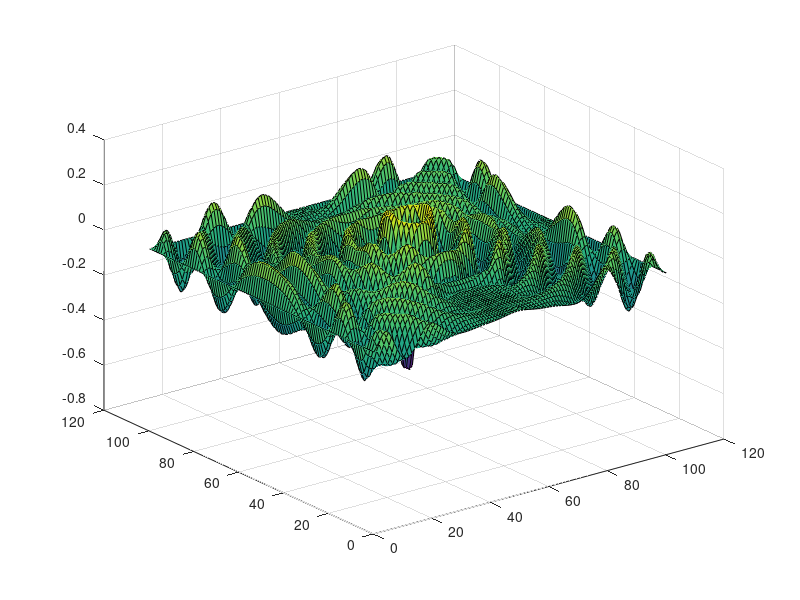

Recreate this plot in MATLAB.
clc
clear


e0=8.85418781762e-12;
m0=1.256637061436e-06;
c0 = 3*10^8;

f0 = 10*10^9;
lambda0 = c0/f0;

X_m = 10*lambda0;
Y_m = 10*lambda0;

% Cylinder position and characteristics
x0 = 3*lambda0;
R = lambda0;
e_r = 3.4;
sigma_r = 1.2;

dx = lambda0/10;
dy = lambda0/10;
N_x = ceil(X_m/dx);
N_y = ceil(Y_m/dy);

Tmax = 10/f0;
dt = 0.9*dx/(sqrt(2)*c0);
N_T = ceil(Tmax/dt);

% TM: Ez, Hx, Hy
Ez = zeros(N_x+1, N_y+1);
Hx = zeros(N_x+1, N_y);
Hy = zeros(N_x, N_y+1);

e = e0*ones(N_x+1, N_y+1);
sigma = zeros(N_x+1, N_y+1);

% Create the cylinder
n_lambda = lambda0/dx;
i0 = N_x/2 - 3*n_lambda;
j0 = N_y/2;
r = n_lambda;
for i = 1:N_x+1
    for j = 1:N_y+1
        if sqrt((i-i0)^2 + (j-j0)^2) <= r
            e(i, j) = e_r*e0;
            sigma(i, j) = sigma_r;
        end
    end
end

% surf(e) % Visualize the space
% surf(sigma) % Visualize the space

Ca = (2*e-dt*sigma)./(2*e+dt*sigma);
Cb = (2*dt./(2*e + dt * sigma))*(1/dx);
Da = dt/(m0*dy);
Db = dt/(m0*dx);

% % Without boundary conditions (zero)
% for t = 0:dt:Tmax
%     for i = 2:N_x
%         for j = 2:N_y
%             Ez(i, j) = Ca(i, j)*Ez(i, j) + Cb(i, j)*(Hy(i, j)-Hy(i-1, j) ...
%                 + Hx(i,j-1) - Hx(i, j));
%         end
%     end
% 
% 
%     Ez(N_x/2, N_y/2) = sin(2*pi*f0*t);
% 
%     for i = 2:N_x
%         for j = 1:N_y
%             Hx(i, j) = Hx(i, j) - Da*(Ez(i, j+1) - Ez(i, j));
%         end
%     end
% 
%     for i = 1:N_x
%         for j = 2:N_y
%             Hy(i, j) = Hy(i, j) + Db*(Ez(i+1, j) - Ez(i, j));
%         end
%     end
%     
%     surf(Ez);
%     colormap default;
%     drawnow;
% 
% end


% % With first order Mur boundary conditions
% for t = 0:dt:Tmax
%     for i = 1:N_x+1
%         E2yprev = Ez(i, 2);
%         ENyprev = Ez(i, N_y);
%         for j = 1:N_y+1
%             E2xprev = Ez(2, j);
%             ENxprev = Ez(N_x, j);
%             if (i ~= 1) && (j ~= 1) && (i ~= N_x+1) && (j ~= N_y+1)
%                 Ez(i, j) = Ca(i, j)*Ez(i, j) + Cb(i, j)*(Hy(i, j)-Hy(i-1, j) ...
%                     + Hx(i,j-1) - Hx(i, j));
%             end
%             Ez(1, j) = E2xprev + ((c0*dt-dx)/(c0*dt+dx))*(Ez(2, j) - Ez(1, j));
%             Ez(N_x+1, j) = ENxprev + ((c0*dt-dx)/(c0*dt+dx))*(Ez(N_x, j) - Ez(N_x+1, j));
%         end
%         Ez(i, 1) = E2yprev + ((c0*dt-dx)/(c0*dt+dx))*(Ez(i, 2) - Ez(i, 1));
%         Ez(i, N_y+1) = ENyprev + ((c0*dt-dx)/(c0*dt+dx))*(Ez(i, N_y) - Ez(i, N_y+1));
%     end
% 
% 
%     Ez(N_x/2, N_y/2) = sin(2*pi*f0*t);
% 
%     for i = 1:N_x+1
%         for j = 1:N_y
%             Hx(i, j) = Hx(i, j) - Da*(Ez(i, j+1) - Ez(i, j));
%         end
%     end
% 
%     for i = 1:N_x
%         for j = 1:N_y+1
%             Hy(i, j) = Hy(i, j) + Db*(Ez(i+1, j) - Ez(i, j));
%         end
%     end
%     
%     surf(Ez);
%     colormap default;
%     drawnow;
% 
% end


% % With second order Mur boundary conditions
% 
% Ez1_t1_x = Ez(1,:);
% Ez2_t1_x = Ez(2, :);
% Ezmax_t1_x = Ez(N_x+1,:);
% Ezmax2_t1_x = Ez(N_x, :);
% Ez1_t1_y = Ez(:,1);
% Ez2_t1_y = Ez(:, 2);
% Ezmax_t1_y = Ez(:, N_y+1);
% Ezmax2_t1_y = Ez(:, N_y);
% 
% for t = 0:dt:Tmax
%     Ez1_t2_x = Ez1_t1_x;
%     Ez1_t1_x = Ez(1,:);
%     Ez2_t2_x = Ez2_t1_x;
%     Ez2_t1_x = Ez(2, :);
% 
%     Ezmax_t2_x = Ezmax_t1_x;
%     Ezmax_t1_x = Ez(N_x+1,:);
%     Ezmax2_t2_x = Ezmax2_t1_x;
%     Ezmax2_t1_x = Ez(N_x, :);
% 
%     Ez1_t2_y = Ez1_t1_y;
%     Ez1_t1_y = Ez(:,1);
%     Ez2_t2_y = Ez2_t1_y;
%     Ez2_t1_y = Ez(:, 2);
% 
%     Ezmax_t2_y = Ezmax_t1_y;
%     Ezmax_t1_y = Ez(:, N_y+1);
%     Ezmax2_t2_y = Ezmax2_t1_y;
%     Ezmax2_t1_y = Ez(:, N_y);
% 
% 
%     for i = 2:N_x
%         for j = 2:N_y
%             Ez(i, j) = Ca(i, j)*Ez(i, j) + Cb(i, j)*(Hy(i, j)-Hy(i-1, j) ...
%                 + Hx(i,j-1) - Hx(i, j));
% 
%             Ez(1, j) = -Ez2_t2_x(j)-((dx-c0*dt)/(dx+c0*dt))*(Ez(2, j) + ...
%                 Ez1_t2_x(j)) + (2*dx/(dx+c0*dt))*(Ez1_t1_x(j)+Ez2_t1_x(j)) + ...
%                 (dx*(c0*dt)^2/(2*dy^2*(dx+c0*dt)))*(Ez1_t1_x(j+1)-2*Ez1_t1_x(j) + ...
%                 Ez1_t1_x(j-1)+ Ez2_t1_x(j+1)-2*Ez2_t1_x(j) +Ez2_t1_x(j-1));
% 
%             Ez(N_x+1, j) = -Ezmax2_t2_x(j)-((dx-c0*dt)/(dx+c0*dt))*(Ez(N_x, j) + ...
%                 Ezmax_t2_x(j)) + (2*dx/(dx+c0*dt))*(Ezmax_t1_x(j)+Ezmax2_t1_x(j)) + ...
%                 (dx*(c0*dt)^2/(2*dy^2*(dx+c0*dt)))*(Ezmax_t1_x(j+1)-2*Ezmax_t1_x(j) + ...
%                 Ezmax_t1_x(j-1)+ Ezmax2_t1_x(j+1)-2*Ezmax2_t1_x(j) +Ezmax2_t1_x(j-1));  
%         end
% 
%         Ez(i, 1) = -Ez2_t2_y(i)-((dx-c0*dt)/(dx+c0*dt))*(Ez(i, 2) + ...
%             Ez1_t2_y(i)) + (2*dx/(dx+c0*dt))*(Ez1_t1_y(i)+Ez2_t1_y(i)) + ...
%             (dx*(c0*dt)^2/(2*dy^2*(dx+c0*dt)))*(Ez1_t1_y(i+1)-2*Ez1_t1_y(i) + ...
%             Ez1_t1_y(i-1)+ Ez2_t1_y(i+1)-2*Ez2_t1_y(i) +Ez2_t1_y(i-1));
% 
%         Ez(i, N_y+1) = -Ezmax2_t2_y(i)-((dx-c0*dt)/(dx+c0*dt))*(Ez(i, N_y) + ...
%             Ezmax_t2_y(i)) + (2*dx/(dx+c0*dt))*(Ezmax_t1_y(i)+Ezmax2_t1_y(i)) + ...
%             (dx*(c0*dt)^2/(2*dy^2*(dx+c0*dt)))*(Ezmax_t1_y(i+1)-2*Ezmax_t1_y(i) + ...
%             Ezmax_t1_y(i-1)+ Ezmax2_t1_y(i+1)-2*Ezmax2_t1_y(i) +Ezmax2_t1_y(i-1));
%     end
%     Ez(1, 1) = Ez2_t1_x(2) - (dx-c0*dt)/(dx+c0*dt)*(Ez(2, 1) - Ez1_t1_x(1));
%     Ez(1, N_y+1) = Ezmax2_t1_x(2) - (dx-c0*dt)/(dx+c0*dt)*(Ez(2, N_y+1) - Ezmax_t1_x(1));
%     Ez(N_x+1, 1) = Ez2_t1_y(N_x) - (dx-c0*dt)/(dx+c0*dt)*(Ez(N_x+1, 2) - Ez1_t1_y(N_x+1));
%     Ez(N_x+1, N_y+1) = Ezmax2_t1_y(N_x) - (dx-c0*dt)/(dx+c0*dt)*(Ez(N_x+1, N_y) - Ezmax_t1_y(N_x+1));
% 
%     Ez(N_x/2, N_y/2) = sin(2*pi*f0*t);
% 
%     for i = 1:N_x+1
%         for j = 1:N_y
%             Hx(i, j) = Hx(i, j) - Da*(Ez(i, j+1) - Ez(i, j));
%         end
%     end
% 
%     for i = 1:N_x
%         for j = 1:N_y+1
%             Hy(i, j) = Hy(i, j) + Db*(Ez(i+1, j) - Ez(i, j));
%         end
%     end
%     
%     surf(Ez);
%     colormap default;
%     drawnow;
%    
% end


% With PML
Npml = 8;
pow = 2;
R = 10^(-6);

pml_h = 4*Npml + 2*N_x + 2*N_y;
Hx_pml = zeros(Npml, N_y);
Hy_pml = zeros(Npml, N_y+1);
Ezx_pml = zeros(Npml, N_y);
Ezy_pml = zeros(Npml, N_y);

se= -e0*c0*log(R)/(2^(pow+2)*dx*Npml^(pow+1));
for i=1:Npml
    sigmaE(i)=se*((2*i+1)^(pow+1)-(2*i-1)^(pow+1)) ;
end

sh=m0/e0*se;
for i=1:Npml
    sigmaHx(i)=sh*((2*i+1)^(pow+1)-(2*i-1)^(pow+1));
    sigmaHy(i)=sh*((2*(i+0.5)+1)^(pow+1)-(2*(i+0.5)-1)^(pow+1));
end

sigmaE=fliplr(sigmaE); 
sigmaHx=fliplr(sigmaHx);
sigmaHy=fliplr(sigmaHy);

Ca_pml = exp(1).^(-sigmaE.*dt/e0);
Cb_pml = (1-Ca_pml)./(sigmaE.*dx);
Dax_pml = exp(1).^( -sigmaHx.*dt./m0);
Day_pml = exp(1).^( -sigmaHy.*dt./m0);
Dbx_pml = (1-Dax_pml)./(sigmaHx.*dx);
Dby_pml = (1-Day_pml)./(sigmaHy.*dx);

for t = 0:dt:Tmax*0.7

    for i = 1:N_x
        for j = 2:N_y
            if i ~= 1
                Ez(i, j) = Ca(i, j)*Ez(i, j) + Cb(i, j)*(Hy(i, j)-Hy(i-1, j) ...
                + Hx(i,j-1) - Hx(i, j));
            else
                Ez(1, j) = Ca(1, j)*Ez(1, j) + Cb(1, j)*(Hy(1, j)-Hy_pml(Npml, j) ...
                    + Hx(1,j-1) - Hx(1, j));
            end
        end
    end

    Ez(N_x/2, N_y/2) = sin(2*pi*f0*t);

    for i = 1:N_x+1
        for j = 1:N_y
            Hx(i, j) = Hx(i, j) - Da*(Ez(i, j+1) - Ez(i, j));
        end
    end

    for i = 1:N_x
        for j = 1:N_y+1
            Hy(i, j) = Hy(i, j) + Db*(Ez(i+1, j) - Ez(i, j));
        end
    end

    for i = 2:Npml
        for j = 2:N_y-1
            Ezx_pml(i, j) = Ca_pml(i)*Ezx_pml(i, j) + Cb_pml(i)*(Hy_pml(i, j) ...
                - Hy_pml(i-1, j));
            Ezy_pml(i, j) = Ca_pml(i)*Ezy_pml(i, j) + Cb_pml(i)*(Hx_pml(i, j-1) ...
                - Hx_pml(i, j));
            Hx_pml(i, j) = Dax_pml(i)*Hx_pml(i, j) + Dbx_pml(i)*(Ezx_pml(i, j) ...
                + Ezy_pml(i, j) - Ezx_pml(i, j+1) - Ezy_pml(i, j+1));
            if i ~= Npml
                Hy_pml(i, j) = Day_pml(i)*Hy_pml(i, j) + Dby_pml(i)*(Ezx_pml(i+1, j) ...
                    + Ezy_pml(i+1, j) - Ezx_pml(i, j) - Ezy_pml(i, j));
            else
                Hy_pml(i, j) = Day_pml(i)*Hy_pml(i, j) + Dby_pml(i)*(Ez(1, j) ...
                    - Ezx_pml(i, j) - Ezy_pml(i, j));
            end
        end
    end
    
    surf(Ez);
    colormap default;
    drawnow;

end

